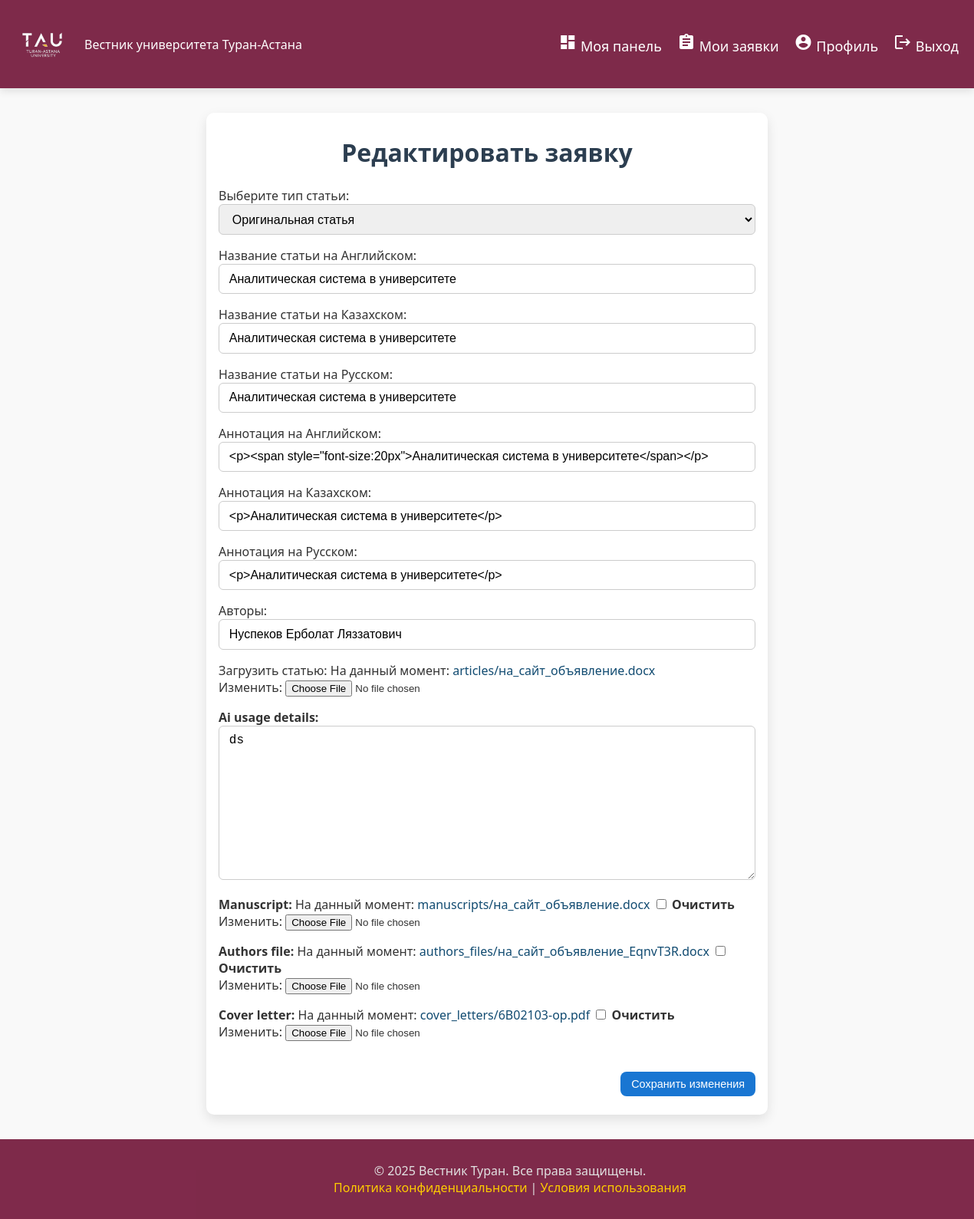
Page /bid/edit/10 on the committed database.
### articles/models.py (models this page shows)
class Article(models.Model):
    file = models.FileField(upload_to='articles/')  # <-- сюда будет загружаться файл
    language = models.CharField(choices=LanguageChoicesArticle.choices, default=LanguageChoicesArticle.RU)
    tags = models.ManyToManyField(Tag, related_name="articles")
    date = models.DateTimeField(auto_now_add=True)
    title = models.CharField(max_length=255, null=True, blank=True)
    title_kk = models.CharField(max_length=255, null=True, blank=True)
    title_ru = models.CharField(max_length=255, null=True, blank=True)
    annotation = RichTextField(null=True, blank=True)
    annotation_kk = RichTextField(null=True, blank=True)
    annotation_ru = RichTextField(null=True, blank=True)
    authors = models.CharField(max_length=255, null=True, blank=True)
    user = models.ForeignKey('users.CustomUser', on_delete=models.CASCADE, null=True, blank=True)
    category = models.ForeignKey(to=Category, on_delete=models.CASCADE, null=True, blank=True)

### bid/models.py (models this page shows)
class Bid(models.Model):
    status = models.CharField(max_length=255, choices=BidStatus.choices, default=BidStatus.DRAFT)
    date_created = models.DateTimeField(auto_now_add=True)
    review = RichTextField(null=True, blank=True)
    reviewer = models.ForeignKey(CustomUser, on_delete=models.PROTECT, null=True, blank=True)
    article = models.ForeignKey(Article, on_delete=models.CASCADE)
    responsible = models.ForeignKey(CustomUser, on_delete=models.CASCADE, null=True, blank=True, related_name='bids_responsible')
    comment = RichTextField(null=True, blank=True)
    exclusive_submission = models.BooleanField(null=True, blank=True, default=True, help_text="Подтвердите, что статья не публиковалась ранее и не рассматривается другим журналом")
    no_plagiarism = models.BooleanField(null=True, blank=True,
        default=True,
        help_text="Подтвердите, что в статье отсутствуют неправомерные заимствования текста (плагиат)"
    )
    authors_confirmed = models.BooleanField(null=True, blank=True,
        default=False,
        help_text="Все авторы подтвердили прочтение и согласие с рукописью"
    )
    ai_usage_details = models.TextField(null=False, blank=False,
        help_text="Если применялся ИИ, опишите, на каких этапах (поиск источников, анализ данных, визуализация и т.п.)"
    )
    manuscript = models.FileField(null=True, blank=True,
        upload_to='manuscripts/',
        help_text=(
            'Файл рукописи статьи в формате *.DOC или *.DOCX. '
            'Перед загрузкой убедитесь, что файл оформлен в соответствии с '
            '<a href="URL_на_требования" target="_blank">требованиями для авторов</a> и не содержит никаких упоминаний об авторах, '
            'их местах работы, должностях, ученых степенях и ученых званиях, а также об источниках финансирования и иной информации, '
            'которая может использоваться для идентификации авторов.'
        )
    )
    authors_file = models.FileField(null=True, blank=True,
        upload_to='authors_files/',
        help_text=(
            'Файл со сведениями об авторах в формате *.DOC или *.DOCX. Перед загрузкой убедитесь, что файл оформлен в соответствии с '
            '<a href="URL_на_требования" target="_blank">требованиями для авторов</a> и включает:<br>'
            '– Ф. И. О. авторов, их аффилиации (название подразделения, организация, город, страна), ученые степени, звания, ORCID;<br>'
            '– информацию для корреспонденции: Ф. И. О., email, номер телефона;<br>'
            '– информацию об источниках финансирования;<br>'
            '– информацию о вкладе авторов (с указанием инициалов и видов вклада);<br>'
            '– иные авторские комментарии и примечания (конфликты интересов, благодарности и т.п.).'
        )
    )
    cover_letter = models.FileField(null=True, blank=True,
        upload_to='cover_letters/',
        help_text=(
            'Файл с заполненным и подписанным всеми авторами письмом в формате *.PDF. '
            'Перед загрузкой убедитесь, что файл оформлен в соответствии с '
            '<a href="URL_на_требования" target="_blank">требованиями</a>.'
        )
    )

### bid/views.py (the view, shortened to what this page needs)
# urls.py: path("edit/<int:pk>", UpdateBidView.as_view(), name="edit-request"),
class UpdateBidView(UpdateView):
    template_name = "bid/edit-request.html"
    model = Bid
    fields = ["manuscript", "authors_file", "cover_letter", "ai_usage_details"]
    def get_context_data(self, **kwargs):
        context = super().get_context_data(**kwargs)
        context['article_form'] = kwargs.get('article_form') or ArticleUpdateForm(instance=self.object.article)
        context['bid_form'] = kwargs.get('bid_form') or self.get_form()
        return context

### articles/models.py (called while the page is built)
    def __str__(self):
        return f"{self.title_ru}"

### bid/templates/bid/edit-request.html (shortened to what this page needs)
{% extends 'base.html' %}
{% load static %}
{% block css %}
  <link rel="stylesheet" href="{% static 'css/edit-request.css' %}" />
{% endblock %}
{% block content %}
<body>
  <div class="page-wrapper">
    <main class="main-content">
      <section class="edit-request-section">
        <h1>Редактировать заявку</h1>
        <form method="POST" class="edit-request-form" enctype="multipart/form-data" id="uploadForm">
              <div class="input-group">
                Выберите тип статьи:
                {{ article_form.category }}
              </div>
              <div class="input-group">
                Название статьи на Английском:
                {{ article_form.title }}
              </div>
              <div class="input-group">
                Название статьи на Казахском:
                {{ article_form.title_kk }}
              </div>
              <div class="input-group">
                Название статьи на Русском:
                {{ article_form.title_ru }}
              </div>
              <div class="input-group">
                Аннотация на Английском:
                {{ article_form.annotation }}
              </div>
              <div class="input-group">
                Аннотация на Казахском:
                {{ article_form.annotation_kk|safe }}
              </div>
              <div class="input-group">
                Аннотация на Русском:
                {{ article_form.annotation_ru }}
              </div>
              <div class="input-group">
                Авторы:
                {{ article_form.authors }}
              </div>
              <div class="input-group">
                Загрузить статью:
                {{ article_form.file }}
              </div>
              <div class="form-group">
                {{ form.ai_usage_details.label_tag }}<br>
                {{ form.ai_usage_details }}
              </div>
              <div class="form-group">
                {{ form.manuscript.label_tag }}
                {{ form.manuscript }}
              </div>
              <div class="form-group">
                {{ form.authors_file.label_tag }}
                {{ form.authors_file }}
              </div>
              <div class="form-group">
                {{ form.cover_letter.label_tag }}
                {{ form.cover_letter }}
              </div>
          <div class="form-buttons">
            <button type="submit" class="btn btn-primary">Сохранить изменения</button>
          </div>
        </form>
      </section>
    </main>
  </div>
</body>
{% endblock %}

### static/css/edit-request.css (style rules this page uses)
html, body { height: 100%; margin: 0; padding: 0; }
.btn { background-color: rgba(114, 20, 56, 0.9); color: white; padding: 10px 20px; font-size: 16px; border: none; border-radius: 6px; cursor: pointer; text-decoration: none; transition: background-color 0.3s ease; }
body { font-family: 'Segoe UI', Tahoma, Geneva, Verdana, sans-serif; margin: 0; padding: 0; height: 100%; background-color: #f9f9f9; color: #333; }
h1 { font-size: 32px; text-align: center; margin: 30px 0; }
.page-wrapper { min-height: 100%; display: flex; flex-direction: column; }
.btn { background-color: rgba(114, 20, 56, 0.9); color: white; padding: 10px 20px; font-size: 16px; border: none; border-radius: 6px; cursor: pointer; transition: background-color 0.3s ease; }
a { color: #114b71; text-decoration: none; }
.btn { display: inline-block; padding: 8px 14px; background-color: #1976d2; color: white; text-decoration: none; border-radius: 8px; font-size: 0.9rem; }
.main-content { flex: 1; max-width: 700px; margin: 2rem auto; padding: 0 1rem; background: white; border-radius: 10px; box-shadow: 0 6px 15px rgba(0, 0, 0, 0.1); }
.edit-request-section h1 { margin-bottom: 1.5rem; color: #2c3e50; text-align: center; }
.edit-request-form { display: flex; flex-direction: column; gap: 1rem; }
.edit-request-form label { font-weight: 600; margin-bottom: 0.3rem; }
.edit-request-form input[type="text"], .edit-request-form input[type="date"], .edit-request-form select, .edit-request-form textarea { padding: 0.6rem 0.8rem; border: 1.8px solid #ccc; border-radius: 6px; font-size: 1rem; transition: border-color 0.3s ease; width: 100%; box-sizing: border-box; }
.edit-request-form textarea { resize: vertical; }
.form-buttons { display: flex; gap: 1rem; justify-content: flex-end; margin-top: 1.5rem; margin-bottom: 1.5rem; }

### rows in the picture
Article: category "Оригинальная статья", title "Аналитическая система в университете", title_kk "Аналитическая система в университете", title_ru "Аналитическая система в университете", annotation "<p><span style=\"font-size:20px\">Аналитическая система в университете</span></p>", annotation_kk "<p>Аналитическая система в университете</p>", annotation_ru "<p>Аналитическая система в университете</p>", authors "Нуспеков Ерболат Ляззатович"
Bid: ai_usage_details "ds"
